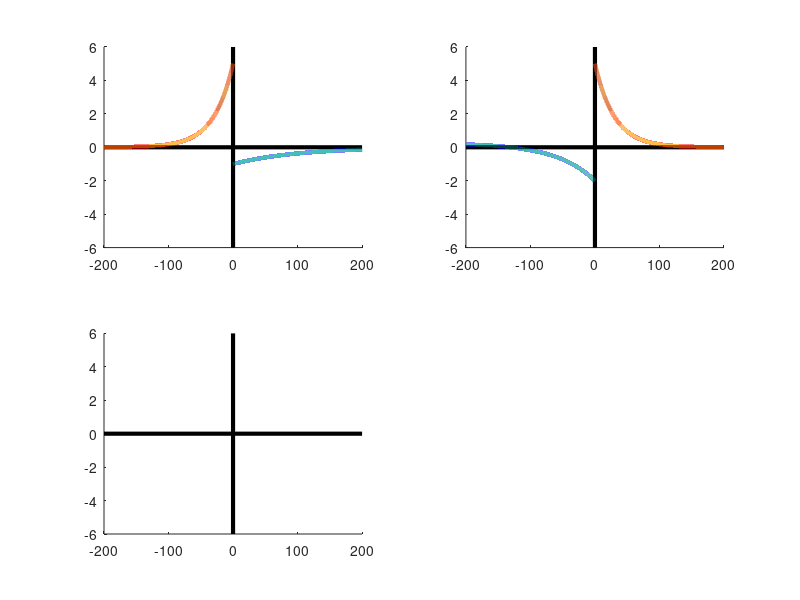

MATLAB code to generate this figure: (Note: this script raises an error after producing the figure.)
t_neg = -100:.01:0; %ms
t_neg_alt = -200:.01:0;
t_pos = 0:.01:200; %ms

blu = [0, .45, .74];
orng = [.85, .33, .1];

L_width = 3;

ee_wp = 5;
ee_wm = 1;
ee_tp = 30;
ee_tm = 100;

ei_wp = 5;
ei_wm = 2.25;
ei_tp = 30;
ei_tm = 60;

ie_wp = 1;
ie_wm = 1.25;
ie_sig = 30;
ie_a = 25;

ii_wp = .25;
ii_wm = 2.5;
ii_sig = 5;
ii_a = 25;


figure;

%% Ex Ex
subplot(221);
hold on;
plot([-200, 200], [0, 0], '-k', 'LineWidth', L_width);
plot([0, 0], [-6, 6], '-k', 'LineWidth', L_width);
plot(t_pos, -ee_wm.*exp(-t_pos./ee_tm), 'LineWidth', L_width);
plot(t_neg_alt, ee_wp.* exp(t_neg_alt./ee_tp), 'LineWidth', L_width);
hold off;


%% Ex In
subplot(222);
hold on;
plot([-200 200], [0 0], '-k', 'LineWidth', L_width);
plot([0 0], [-6 6], '-k', 'LineWidth', L_width);
plot(t_neg_alt, -ei_wm.* exp(t_neg_alt./ei_tm)+.25, 'LineWidth', L_width);
plot(t_pos, ee_wp.*exp(-t_pos./ee_tp), 'LineWidth', L_width);
hold off;

%% In Ex
subplot(223);
hold on;
plot([-200 200], [0 0], '-k', 'LineWidth', L_width);
plot([0 0], [-6 6], '-k', 'LineWidth', L_width);
t=-200:0.01:200;
vec = mexican_hat(t, ie_sig, ie_a);
zei = find(vec==0);
plot(t(1:zei(1)), ie_wm.*mexican_hat(t(1:zei(1)), ie_sig, ie_a), ...
    'LineWidth', L_width, 'Color', blu);
plot(t(zei(2):length(t)), ie_wm.*mexican_hat(t(zei(2):length(t)), ...
    ie_sig, ie_a), 'LineWidth', L_width, 'Color', blu);
plot(t(zei(1):zei(2)), ie_wp.*mexican_hat(t(zei(1):zei(2)), ie_sig, ie_a), ...
    'LineWidth', L_width, 'Color', orng);

%% In In
subplot(224);
hold on;
plot([-100 100], [0 0], '-k', 'LineWidth', L_width);
plot([0 0], [-12 6], '-k', 'LineWidth', L_width);
t=-100:0.01:100;
vec = mexican_hat(t, ii_sig, ii_a);
zei = find(vec==0);
plot(t(1:zei(1)), ii_wm.*mexican_hat(t(1:zei(1)), ii_sig, ii_a), ...
    'LineWidth', L_width, 'Color', blu);
plot(t(zei(2):length(t)), ii_wm.*mexican_hat(t(zei(2):length(t)), ...
    ii_sig, ii_a), 'LineWidth', L_width, 'Color', blu);
plot(t(zei(1):zei(2)), ii_wp.*mexican_hat(t(zei(1):zei(2)), ii_sig, ii_a), ...
    'LineWidth', L_width, 'Color', orng);


